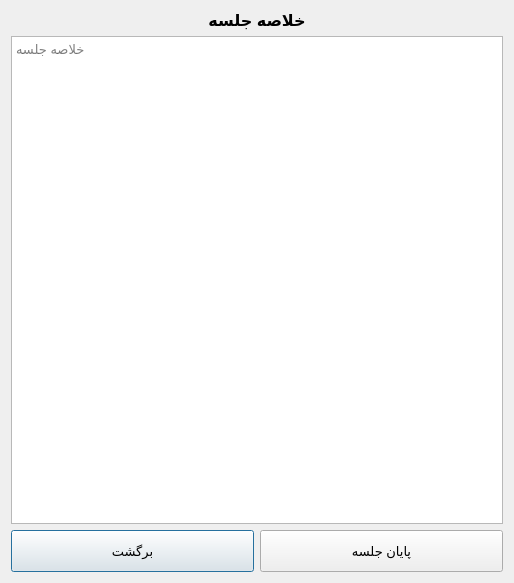
<?xml version="1.0" encoding="UTF-8"?>
<ui version="4.0">
 <class>SessionSummaryDialog</class>
 <widget class="QDialog" name="SessionSummaryDialog">
  <property name="windowModality">
   <enum>Qt::WindowModality::WindowModal</enum>
  </property>
  <property name="geometry">
   <rect>
    <x>0</x>
    <y>0</y>
    <width>514</width>
    <height>583</height>
   </rect>
  </property>
  <property name="windowTitle">
   <string>Dialog</string>
  </property>
  <layout class="QVBoxLayout" name="verticalLayout">
   <item>
    <widget class="QLabel" name="label_session_summary">
     <property name="font">
      <font>
       <pointsize>12</pointsize>
       <bold>true</bold>
      </font>
     </property>
     <property name="text">
      <string>خلاصه جلسه</string>
     </property>
     <property name="alignment">
      <set>Qt::AlignmentFlag::AlignCenter</set>
     </property>
    </widget>
   </item>
   <item>
    <widget class="QTextEdit" name="textEdit_session_summary">
     <property name="font">
      <font>
       <pointsize>10</pointsize>
      </font>
     </property>
     <property name="layoutDirection">
      <enum>Qt::LayoutDirection::RightToLeft</enum>
     </property>
     <property name="html">
      <string>&lt;!DOCTYPE HTML PUBLIC &quot;-//W3C//DTD HTML 4.0//EN&quot; &quot;http://www.w3.org/TR/REC-html40/strict.dtd&quot;&gt;
&lt;html&gt;&lt;head&gt;&lt;meta name=&quot;qrichtext&quot; content=&quot;1&quot; /&gt;&lt;meta charset=&quot;utf-8&quot; /&gt;&lt;style type=&quot;text/css&quot;&gt;
p, li { white-space: pre-wrap; }
hr { height: 1px; border-width: 0; }
li.unchecked::marker { content: &quot;\2610&quot;; }
li.checked::marker { content: &quot;\2612&quot;; }
&lt;/style&gt;&lt;/head&gt;&lt;body style=&quot; font-family:'Segoe UI'; font-size:10pt; font-weight:400; font-style:normal;&quot;&gt;
&lt;p align=&quot;right&quot; style=&quot;-qt-paragraph-type:empty; margin-top:0px; margin-bottom:0px; margin-left:0px; margin-right:0px; -qt-block-indent:0; text-indent:0px; font-size:9pt;&quot;&gt;&lt;br /&gt;&lt;/p&gt;&lt;/body&gt;&lt;/html&gt;</string>
     </property>
     <property name="placeholderText">
      <string>خلاصه جلسه</string>
     </property>
    </widget>
   </item>
   <item>
    <layout class="QHBoxLayout" name="horizontalLayout">
     <item>
      <widget class="QPushButton" name="pushButton_back">
       <property name="minimumSize">
        <size>
         <width>0</width>
         <height>42</height>
        </size>
       </property>
       <property name="font">
        <font>
         <pointsize>10</pointsize>
        </font>
       </property>
       <property name="text">
        <string>برگشت</string>
       </property>
      </widget>
     </item>
     <item>
      <widget class="QPushButton" name="pushButton_end_session">
       <property name="minimumSize">
        <size>
         <width>0</width>
         <height>42</height>
        </size>
       </property>
       <property name="font">
        <font>
         <pointsize>10</pointsize>
        </font>
       </property>
       <property name="text">
        <string>پایان جلسه</string>
       </property>
      </widget>
     </item>
    </layout>
   </item>
  </layout>
 </widget>
 <resources/>
 <connections/>
</ui>
